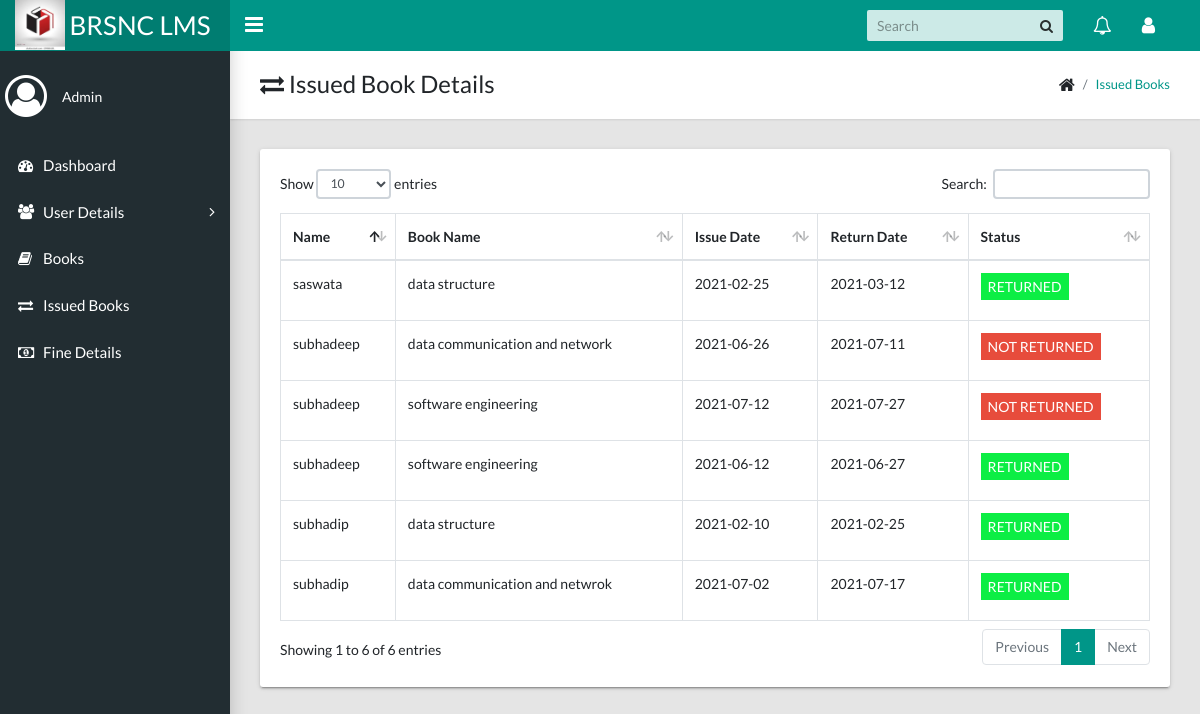
/admin/issued-book-details.php, run on the app's committed database.
### tables this page shows
CREATE TABLE `issued_book` (
  `i_id` int(10) NOT NULL,
  `m_id` int(10) NOT NULL,
  `m_name` varchar(30) NOT NULL,
  `b_id` int(10) NOT NULL,
  `b_name` varchar(50) NOT NULL,
  `i_date` date NOT NULL,
  `r_date` date NOT NULL,
  `r_status` int(2) NOT NULL
);

### admin/issued-book-details.php (the view, shortened to what this page needs)
<!DOCTYPE html>
<html lang="en">
    <head>
        <link rel="stylesheet" type="text/css" href="css/main.css">
        <link rel="stylesheet" type="text/css" href="https://maxcdn.bootstrapcdn.com/font-awesome/4.7.0/css/font-awesome.min.css">
    </head>
    <body class="app sidebar-mini">
        <header class="app-header"><a class="app-header__logo" href="index.html"><img style="display: flex;height: 50px; width: 50px; float: left;" src="images/lib logo 1.jfif">BRSNC LMS</a>
            <a class="app-sidebar__toggle" href="#" data-toggle="sidebar" aria-label="Hide Sidebar"></a>
            <ul class="app-nav">
              <li class="app-search">
                <input class="app-search__input" type="search" placeholder="Search">
                <button class="app-search__button"><i class="fa fa-search"></i></button>
              </li>
              <li class="dropdown"><a class="app-nav__item" href="#" data-toggle="dropdown" aria-label="Show notifications"><i class="fa fa-bell-o fa-lg"></i></a>
              </li>
              <li class="dropdown"><a class="app-nav__item" href="#" data-toggle="dropdown" aria-label="Open Profile Menu"><i class="fa fa-user fa-lg"></i></a>
              </li>
            </ul>
        </header>
        <aside class="app-sidebar">
            <div class="app-sidebar__user"><i class="app-sidebar__user-avatar fa fa-user-circle-o fa-3x"></i>
                <div>
                  <p class="app-sidebar__user-designation">Admin</p>
                </div>
            </div>
            <ul class="app-menu">
                <li><a class="app-menu__item" href="admin-home.php"><i class="app-menu__icon fa fa-dashboard"></i><span class="app-menu__label">Dashboard</span></a></li>
                <li class="treeview"><a class="app-menu__item" href="#" data-toggle="treeview"><i class="app-menu__icon fa fa-users"></i><span class="app-menu__label">User Details</span><i class="treeview-indicator fa fa-angle-right"></i></a>
                </li>
                <li><a class="app-menu__item" href="book-details.php"><i class="app-menu__icon fa fa-book"></i><span class="app-menu__label">Books</span></a></li>
                <li><a class="app-menu__item" href="#"><i class="app-menu__icon fa fa-exchange"></i><span class="app-menu__label">Issued Books</span></a></li>
                <li><a class="app-menu__item" href="fine-details.php"><i class="app-menu__icon fa fa-money"></i><span class="app-menu__label">Fine Details</span></a></li>
            </ul>
        </aside>
        <main class="app-content">
            <div class="app-title">
                <div>
                  <h1><i class="fa fa-exchange"></i> Issued Book Details</h1>
                </div>
                <ul class="app-breadcrumb breadcrumb">
                  <li class="breadcrumb-item"><i class="fa fa-home fa-lg"></i></li>
                  <li class="breadcrumb-item"><a href="#">Issued Books</a></li>
                </ul>
            </div>
            <div class="row">
            <div class="col-md-12">
              <div class="tile">
                <div class="tile-body">
                  <div class="table-responsive">
                  <?php
                      $conn = mysqli_connect("localhost","root","","my_library") or die("connection failed");
                      $sql = "select * from issued_book";
                      $result = mysqli_query($conn, $sql) or die("query unsucessful");
                      if(mysqli_num_rows($result) > 0 ){
                    ?>
                    <table class="table table-hover table-bordered" id="sampleTable">
                      <thead>
                        <tr>
                          <th>Name</th>
                          <th>Book Name</th>
                          <th>Issue Date</th>
                          <th>Return Date</th>
                          <th>Status</th>
                        </tr>
                      </thead>
                      <tbody>
                        <?php
                           while($row = mysqli_fetch_assoc($result)){
                        ?>
                        <tr>
                          <td><?php echo $row['m_name']; ?></td>
                          <td><?php echo $row['b_name']; ?></td>
                          <td><?php echo $row['i_date']; ?></td>
                          <td><?php echo $row['r_date']; ?></td>
                          <?php
                          if( $row['r_status'] == 1){
                          ?>
                          <td><label style="color: #fff; background-color: #0cee44; text-decoration: none; padding: 3px 7px;" href="#">RETURNED</label></td>
                          <?php } else{ ?>
                          <td><label style="color: #fff; background-color: #e74c3c; text-decoration: none; padding: 3px 7px;" href="#">NOT RETURNED</label></td>
                          <?php } ?>
                        </tr>
                        <?php } ?>
                      </tbody>
                    </table>
                    <?php } ?>
                  </div>
                </div>
              </div>
            </div>
          </div>
        </main>
    </body>
</html>

### data on the page
issued_book: m_name "subhadip", b_name "data structure", i_date "2021-02-10", r_date "2021-02-25", r_status "RETURNED"
issued_book: m_name "saswata", b_name "data structure", i_date "2021-02-25", r_date "2021-03-12", r_status "RETURNED"
issued_book: m_name "subhadip", b_name "data communication and netwrok", i_date "2021-07-02", r_date "2021-07-17", r_status "RETURNED"
issued_book: m_name "subhadeep", b_name "data communication and network", i_date "2021-06-26", r_date "2021-07-11", r_status "NOT RETURNED"
issued_book: m_name "subhadeep", b_name "software engineering", i_date "2021-07-12", r_date "2021-07-27", r_status "NOT RETURNED"
issued_book: m_name "subhadeep", b_name "software engineering", i_date "2021-06-12", r_date "2021-06-27", r_status "RETURNED"
